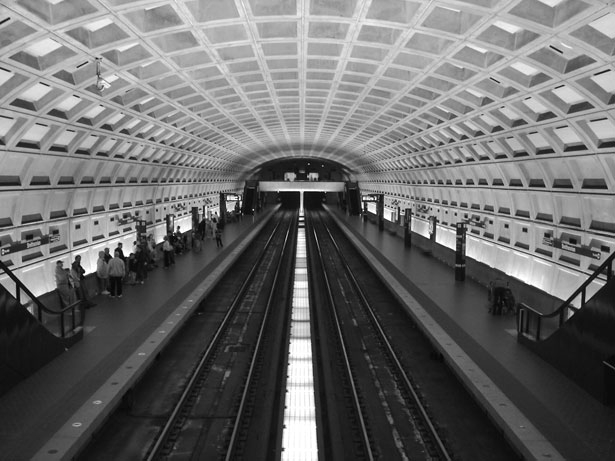
#> input picture dc_metro.png, 615 x 461 px
$ python main.py
#> lines starting #> are read from the running program, lines starting #| are printed output that depends on the picture

import numpy as np
import matplotlib.pyplot as plt

img = plt.imread('dc_metro.png') # imread() reads image file
#> img is the input picture: shape (461, 615) float32; min 0.00784, max 1, mean 0.415

# slices parts of image
top =       img[ :-20,10:-10]   #[:-2] = bottom two pixels, [1:-1] = sides
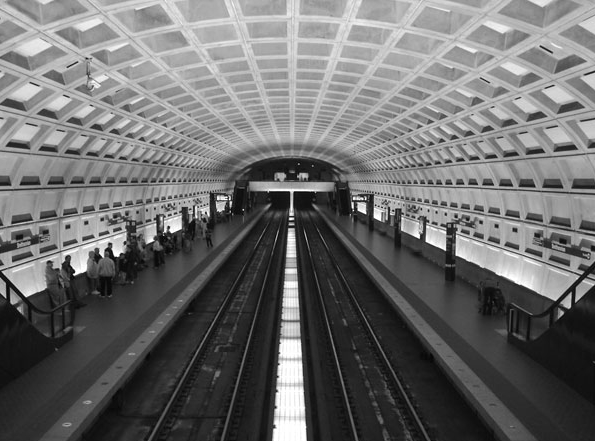
#> top: shape (441, 595) float32; min 0.00784, max 1, mean 0.426
left =      img[10:-10, :-20]
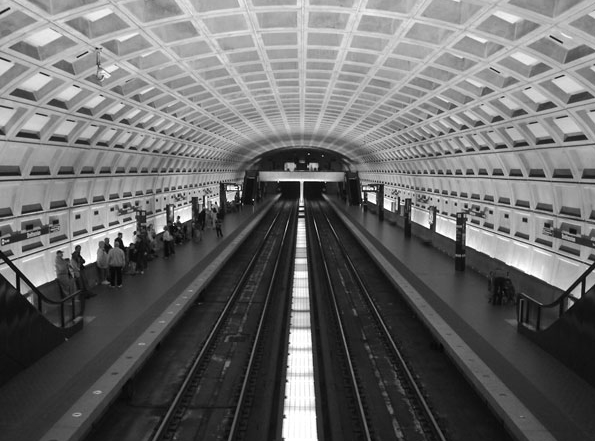
#> left: shape (441, 595) float32; min 0.00784, max 1, mean 0.415
right =     img[10:-10,20:  ]
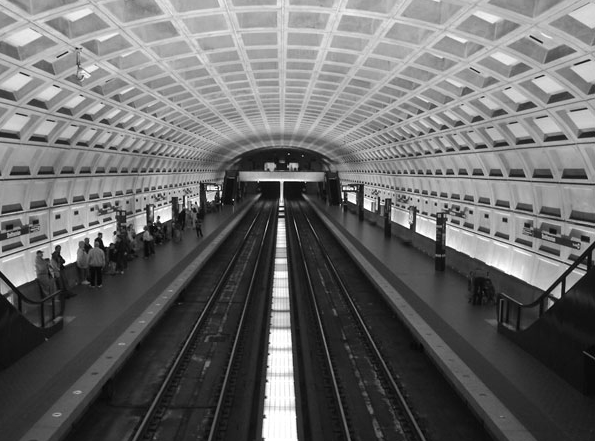
#> right: shape (441, 595) float32; min 0.00784, max 1, mean 0.415
bottom =    img[20:  ,10:-10]   #[2:] = top two pixels, [1:-1] = sides
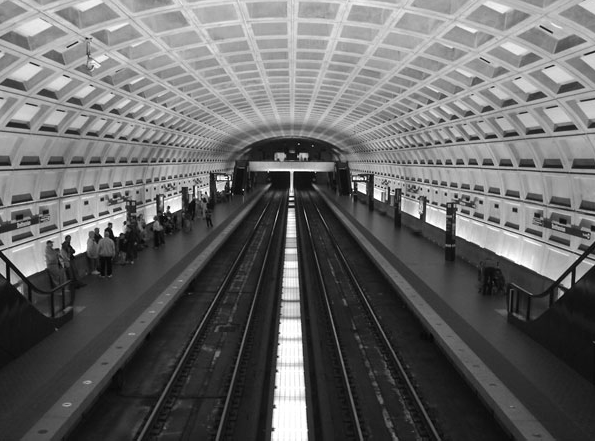
#> bottom: shape (441, 595) float32; min 0.00784, max 1, mean 0.404
centre =    img[10:-10,10:-10]  #[1:-1,1:-1] = first and last column + row. edges
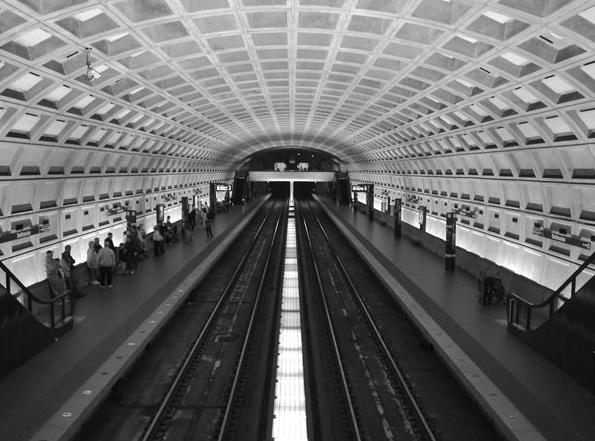
#> centre: shape (441, 595) float32; min 0.00784, max 1, mean 0.415

def blurrer(img):
    avg_img = (top + left + right + bottom + centre) / 5.00
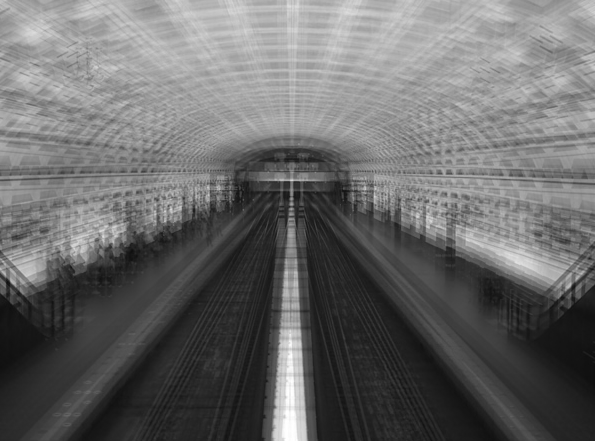
#> avg_img: shape (441, 595) float32; min 0.0494, max 1, mean 0.415
    return avg_img


avg_img = blurrer(img)

plt.figure()
# Set colormap so that images are plotted in gray scale.
plt.gray()
# Plot the original image first
plt.subplot(1,3,1)
plt.imshow(img)
plt.title('original')

# Now the filtered image.
plt.subplot(1,3,2)
plt.imshow(avg_img)
plt.title('Blurred')

# compares difference
plt.subplot(1,3,3)
plt.imshow(img[10:-10,10:-10] - avg_img)
plt.title('difference')


plt.show()
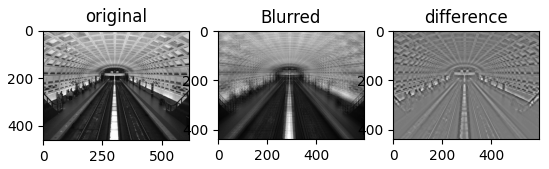
#> figure drawn by matplotlib, 3 panels
